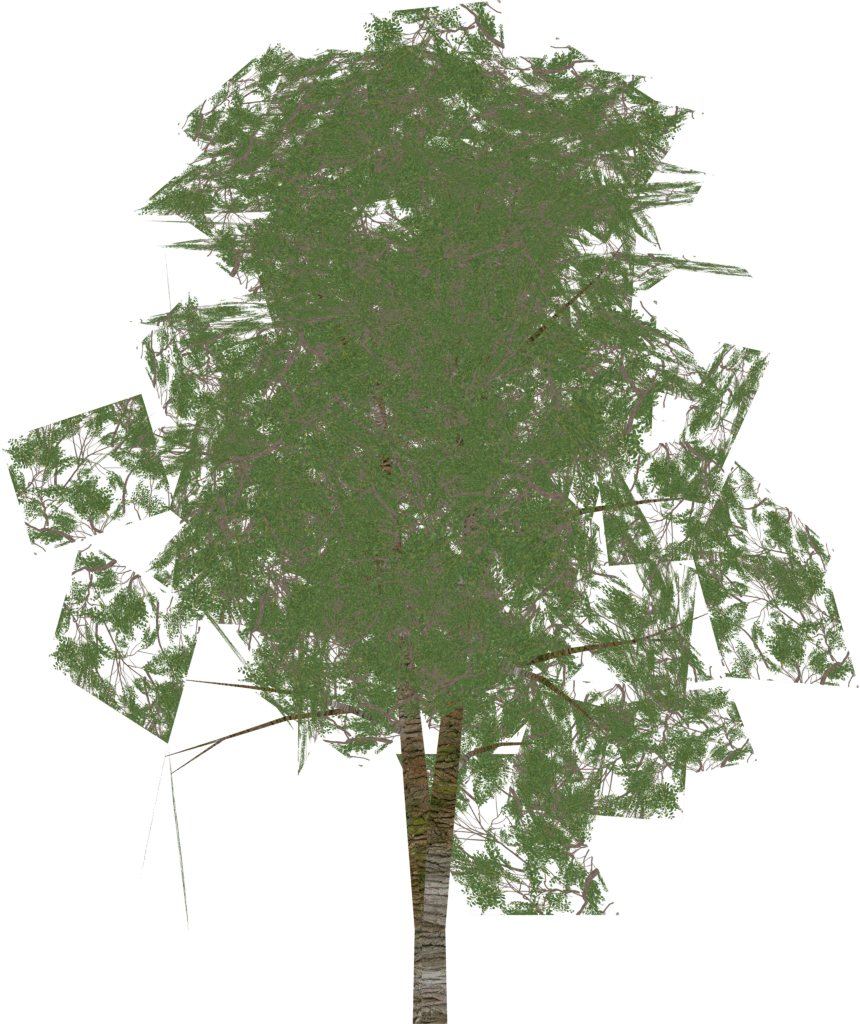
#> input picture unity/Assets/SecondFace/Kits/Trees/tex/card_broadleaf_1_crown.png, 860 x 1024 px, given in place of grass_medium_01_diff_2k.jpg, which was not available; the run also reads 1 picture not shown here
$ python tufts.py
#> lines starting #> are read from the running program, lines starting #| are printed output that depends on the picture; pictures that were not available may be replaced by others from this repository, and a replacement may not be noted
### tools/unity/assets.py
#!/usr/bin/env python3
"""Fetches the Unity game's external CC0 texture library from Poly Haven and prepares it for the engine.

    python3 tools/unity/assets.py             # fetch and process what is missing
    python3 tools/unity/assets.py --force     # redo everything
    python3 tools/unity/assets.py --only sand,rock

Writes unity/Assets/External/Textures/<key>/<key>_{d.jpg,n.png,mask.png,h.png} at 2 K plus deterministic .meta
files (GUID = md5 of the asset path, so materials and prefabs can reference them across machines and CI runs),
unity/Assets/External/library.json (the manifest the editor scripts read) and unity/Assets/External/CREDITS.md.
The folder is not committed (docs/PORT.md §4: assets are fetched by manifest); CI caches it by the hash of this file.

Maps: d = base colour (sRGB), n = normal (OpenGL +Y, what Unity expects), mask = R metallic, G occlusion, B height,
A smoothness (the Terrain layer mask layout; URP Lit reads metallic/smoothness from R/A and occlusion from G of the
same texture), h = height alone for parallax.
"""
import argparse, hashlib, io, json, os, sys, urllib.request

ROOT = os.path.abspath(os.path.join(os.path.dirname(__file__), '..', '..'))
OUT = os.path.join(ROOT, 'unity', 'Assets', 'External')
TEX = os.path.join(OUT, 'Textures')
API = 'https://api.polyhaven.com/files/'
RES = '2k'
SIZE = 2048

# key: (polyhaven id, metres per tile, use, note). All CC0 (Poly Haven).
LIBRARY = {
    # terrain layers by region (docs/WORLD.md §2)
    'sand':        ('sandy_gravel_02',        4.0, 'terrain', 'the Sallow: desert sand and grit'),
    'scrub_soil':  ('dry_ground_01',          4.0, 'terrain', 'the Sallow: dry ground between scrub'),
    'salt':        ('dry_mud_field_001',      5.0, 'terrain', 'the Sallow: salt pan (tinted in the layer)'),
    'cracked':     ('cracked_red_ground',     4.0, 'terrain', 'the Glass Flats: cracked earth'),
    'glass':       ('aerial_rocks_02',        4.0, 'terrain', 'the Glass Flats: fused crust (dark rock base)'),
    'rubble':      ('concrete_debris',        3.0, 'terrain', 'ruins and the Dead Ring'),
    'asphalt':     ('asphalt_02',             4.0, 'terrain', 'roads'),
    'gravel':      ('gravel',                 3.0, 'terrain', 'rail beds and yards'),
    'mud':         ('brown_mud_02',           4.0, 'terrain', 'the Drowned Shore and the Wet'),
    'coast':       ('coast_sand_01',          4.0, 'terrain', 'the Drowned Shore: wet sand'),
    'grass':       ('aerial_grass_rock',      5.0, 'terrain', 'surviving green over rock'),
    'grass_dry':   ('grass_path_2',           4.0, 'terrain', 'dry grass'),
    'forest':      ('forest_floor',           4.0, 'terrain', 'the Teeth: pine litter'),
    'snow':        ('snow_03',                4.0, 'terrain', 'the Teeth: old granular snow on the heights'),
    'stony_ground': ('dry_ground_rocks',      4.0, 'terrain', 'the Teeth: stony mountain soil'),
    'trail':       ('rocky_trail',            4.0, 'terrain', 'tracks and trails (road strips)'),
    'burned':      ('burned_ground_01',       4.0, 'terrain', 'the Ashlands'),
    'rock':        ('cliff_side',             6.0, 'terrain', 'cliffs and steep slopes: layered sandstone'),
    'bark_pine':   ('pine_bark',              2.0, 'tree', 'conifer bark (the Teeth)'),
    'bark_brown':  ('bark_brown_02',          2.0, 'tree', 'broadleaf bark'),
    'bark_willow': ('bark_willow_02',         2.0, 'tree', 'wash trees'),
    # architecture (the kits, docs/DESIGN_UNITY.md §3)
    'concrete':    ('concrete_floor_worn_001', 2.0, 'surface', 'shelter floors'),
    'concrete_wall': ('concrete_wall_006',    2.0, 'surface', 'shelter and city walls'),
    'painted':     ('painted_concrete',       2.0, 'surface', 'painted concrete'),
    'metal_plate': ('metal_plate',            1.5, 'surface', 'diamond-plate steel (grates, treads, hatch rims)'),
    'steel':       ('metal_plate_02',         1.5, 'surface', 'plain steel plate (pipes, frames, doors)'),
    'steel_painted': ('painted_metal_shutter', 1.5, 'surface', 'painted steel (lockers, fixtures, terminals)'),
    'rust':        ('rusty_metal_02',         1.5, 'surface', 'rusted steel'),
    'scrap':       ('rusty_metal_sheet',      1.5, 'surface', 'scrap sheet'),
    'tin':         ('corrugated_iron_02',     1.0, 'surface', 'corrugated iron roofs'),
    'adobe':       ('clay_plaster',           2.0, 'surface', 'frontier adobe'),
    'brick':       ('brick_wall_02',          2.0, 'surface', 'brick'),
    'planks':      ('weathered_planks',       2.0, 'surface', 'weathered timber'),
    'wood_floor':  ('wood_floor_worn',        2.0, 'surface', 'worn wooden floors'),
    'tiles':       ('floor_tiles_06',         1.5, 'surface', 'tiled floors'),
    'grate':       ('rusty_metal_grid',       1.0, 'surface', 'grating'),
    'canvas':      ('terlenka',               1.0, 'surface', 'canvas and tarps: a bleached plain weave (the blue denim read as new jeans)'),
    'burlap':      ('hessian_230',            0.8, 'surface', 'sacking: sandbags, mattresses, sacks'),
    'moss':        ('concrete_moss',          2.0, 'surface', 'overgrown concrete'),
}
MAPS = {'d': 'Diffuse', 'n': 'nor_gl', 'arm': 'arm', 'h': 'Displacement'}


# [12 lines left out: functions fetch, file_url, not called in this run]


def guid_for(rel):
    return hashlib.md5(('second-face:' + rel).encode()).hexdigest()


def meta(rel, kind):
    """A TextureImporter meta with a stable GUID; the Editor post-processor completes the platform settings."""
    normal = kind == 'n'
    linear = kind in ('n', 'mask', 'h')
    return (
        'fileFormatVersion: 2\n'
        f'guid: {guid_for(rel)}\n'
        'TextureImporter:\n'
        '  internalIDToNameTable: []\n'
        '  externalObjects: {}\n'
        '  serializedVersion: 13\n'
        '  mipmaps:\n'
        '    mipMapMode: 0\n'
        '    enableMipMap: 1\n'
        '    sRGBTexture: ' + ('0' if linear else '1') + '\n'
        '    linearTexture: 0\n'
        '    fadeOut: 0\n'
        '    borderMipMap: 0\n'
        '    mipMapsPreserveCoverage: 0\n'
        '    alphaTestReferenceValue: 0.5\n'
        '    mipMapFadeDistanceStart: 1\n'
        '    mipMapFadeDistanceEnd: 3\n'
        '  bumpmap:\n'
        '    convertToNormalMap: 0\n'
        '    externalNormalMap: 0\n'
        '    heightScale: 0.25\n'
        '    normalMapFilter: 0\n'
        '    flipGreenChannel: 0\n'
        '  isReadable: 0\n'
        '  streamingMipmaps: 1\n'
        '  streamingMipmapsPriority: 0\n'
        '  vTOnly: 0\n'
        '  ignoreMipmapLimit: 0\n'
        '  grayScaleToAlpha: 0\n'
        '  generateCubemap: 6\n'
        '  cubemapConvolution: 0\n'
        '  seamlessCubemap: 0\n'
        '  textureFormat: 1\n'
        '  maxTextureSize: 2048\n'
        '  textureSettings:\n'
        '    serializedVersion: 2\n'
        '    filterMode: 2\n'
        '    aniso: 4\n'
        '    mipBias: 0\n'
        '    wrapU: 0\n'
        '    wrapV: 0\n'
        '    wrapW: 0\n'
        '  nPOTScale: 1\n'
        '  lightmap: 0\n'
        '  compressionQuality: 50\n'
        '  spriteMode: 0\n'
        '  spriteExtrude: 1\n'
        '  spriteMeshType: 1\n'
        '  alignment: 0\n'
        '  spritePivot: {x: 0.5, y: 0.5}\n'
        '  spritePixelsToUnits: 100\n'
        '  spriteBorder: {x: 0, y: 0, z: 0, w: 0}\n'
        '  spriteGenerateFallbackPhysicsShape: 1\n'
        '  alphaUsage: ' + ('1' if kind == 'mask' else '0') + '\n'
        '  alphaIsTransparency: 0\n'
        '  spriteTessellationDetail: -1\n'
        '  textureType: ' + ('1' if normal else '0') + '\n'
        '  textureShape: 1\n'
        '  singleChannelComponent: 0\n'
        '  flipbookRows: 1\n'
        '  flipbookColumns: 1\n'
        '  maxTextureSizeSet: 0\n'
        '  compressionQualitySet: 0\n'
        '  textureFormatSet: 0\n'
        '  ignorePngGamma: 0\n'
        '  applyGammaDecoding: 0\n'
        '  swizzle: 50462976\n'
        '  cookieLightType: 0\n'
        '  platformSettings:\n'
        '  - serializedVersion: 4\n'
        '    buildTarget: DefaultTexturePlatform\n'
        '    maxTextureSize: 2048\n'
        '    resizeAlgorithm: 0\n'
        '    textureFormat: -1\n'
        '    textureCompression: 1\n'
        '    compressionQuality: 50\n'
        '    crunchedCompression: 0\n'
        '    allowsAlphaSplitting: 0\n'
        '    overridden: 0\n'
        '    ignorePlatformSupport: 0\n'
        '    androidETC2FallbackOverride: 0\n'
        '    forceMaximumCompressionQuality_BC6H_BC7: 0\n'
        '  - serializedVersion: 4\n'
        '    buildTarget: Android\n'
        '    maxTextureSize: 2048\n'
        '    resizeAlgorithm: 0\n'
        '    textureFormat: ' + ('51' if kind == 'mask' else '50') + '\n'   # ASTC 6x6 (51 with alpha is the same block size)
        '    textureCompression: 1\n'
        '    compressionQuality: 50\n'
        '    crunchedCompression: 0\n'
        '    allowsAlphaSplitting: 0\n'
        '    overridden: 1\n'
        '    ignorePlatformSupport: 0\n'
        '    androidETC2FallbackOverride: 0\n'
        '    forceMaximumCompressionQuality_BC6H_BC7: 0\n'
        '  spriteSheet:\n'
        '    serializedVersion: 2\n'
        '    sprites: []\n'
        '    outline: []\n'
        '    customData: \n'
        '    physicsShape: []\n'
        '    bones: []\n'
        '    spriteID: \n'
        '    internalID: 0\n'
        '    vertices: []\n'
        '    indices: \n'
        '    edges: []\n'
        '    weights: []\n'
        '    secondaryTextures: []\n'
        '    spriteCustomMetadata:\n'
        '      entries: []\n'
        '    nameFileIdTable: {}\n'
        '  mipmapLimitGroupName: \n'
        '  pSDRemoveMatte: 0\n'
        '  userData: \n'
        '  assetBundleName: \n'
        '  assetBundleVariant: \n'
    )


def folder_meta(rel):
    return f'fileFormatVersion: 2\nguid: {guid_for(rel)}\nfolderAsset: yes\nDefaultImporter:\n  externalObjects: {{}}\n  userData: \n  assetBundleName: \n  assetBundleVariant: \n'


def write_meta(path, text):
    with open(path + '.meta', 'w') as f:
        f.write(text)


# Colour grades for terrain albedos, applied after flattening (in linear light): saturation, value, tint. The palette
# is harmonised by eye in contact sheets (step 17): the Sallow is pale and straw-coloured, not orange; colour contrast
# between neighbouring layers stays small, so the layers read as one ground that varies, not as camouflage.
GRADE = {
    'sand': (0.35, 1.1, (1.06, 1.0, 0.8)),
    'cracked': (0.5, 1.05, (1.04, 0.96, 0.86)),
    'stony_ground': (0.45, 1.05, (1.04, 1.0, 0.86)),
    'trail': (0.6, 1.05, (1.03, 1.0, 0.9)),
    'rock': (0.7, 1.0, (1.0, 1.0, 1.0)),
    'grass_dry': (0.9, 1.0, (1.0, 1.0, 1.0)),
    'coast': (0.8, 1.0, (1.0, 1.0, 1.0)),
}


# [107 lines left out: functions grade, flatten, process, main, not called in this run]


# [2 lines that do not run on import are left out]

### tools/unity/models.py
#!/usr/bin/env python3
"""Fetches CC0 glTF models (Poly Haven) for the world: trees, scrub, rocks, debris — the photoscan sources that
tools/unity/models_bake.py bakes to phone budgets. They go outside the Unity project (2.2 GB that the editor would
otherwise import on every run): .scans/models at the repository root (gitignored), or $MODELS_DIR. Only the baked
results are committed.

    python3 tools/unity/models.py [--force] [--only a,b]
"""
import argparse, hashlib, io, json, os, sys, urllib.request, zipfile

ROOT = os.path.abspath(os.path.join(os.path.dirname(__file__), '..', '..'))
OUT = os.environ.get('MODELS_DIR') or os.path.join(ROOT, '.scans', 'models')
API = 'https://api.polyhaven.com/files/'
RES = '2k'

# key: (polyhaven id, use, note)
LIBRARY = {
    # the Sallow and the Glass Flats: dry scrub, dead wood, boulders
    'quiver_tree_01': ('quiver_tree_01', 'tree', 'quiver tree (the Sallow)'),
    'quiver_tree_02': ('quiver_tree_02', 'tree', 'quiver tree (the Sallow)'),
    'dead_quiver_trunk': ('dead_quiver_trunk', 'tree', 'dead quiver trunk'),
    'dead_tree_trunk': ('dead_tree_trunk', 'tree', 'dead tree'),
    'dead_tree_trunk_02': ('dead_tree_trunk_02', 'tree', 'dead tree'),
    'tree_small_02': ('tree_small_02', 'tree', 'small tree (sheltered ground)'),
    'shrub_01': ('shrub_01', 'scrub', 'scrub'), 'shrub_02': ('shrub_02', 'scrub', 'scrub'), 'shrub_03': ('shrub_03', 'scrub', 'scrub'), 'shrub_04': ('shrub_04', 'scrub', 'scrub'),
    'wild_rooibos_bush': ('wild_rooibos_bush', 'scrub', 'dry bush'),
    'dry_branches_medium_01': ('dry_branches_medium_01', 'debris', 'dry branches'),
    'grass_medium_01': ('grass_medium_01', 'grass', 'grass clump (detail mesh)'),
    'grass_medium_02': ('grass_medium_02', 'grass', 'grass clump (detail mesh)'),
    'namaqualand_boulder_02': ('namaqualand_boulder_02', 'rock', 'boulder'),
    'namaqualand_boulder_03': ('namaqualand_boulder_03', 'rock', 'boulder'),
    'namaqualand_boulders_01': ('namaqualand_boulders_01', 'rock', 'boulder group'),
    'namaqualand_rocks_01': ('namaqualand_rocks_01', 'rock', 'rocks'),
    'namaqualand_stones_01': ('namaqualand_stones_01', 'rock', 'stones (scatter)'),
    'rock_07': ('rock_07', 'rock', 'rock'), 'rock_09': ('rock_09', 'rock', 'rock'),
    'boulder_01': ('boulder_01', 'rock', 'boulder'),
    # the Teeth and the Wet
    'pine_tree_01': ('pine_tree_01', 'tree', 'pine (the Teeth)'),
    'fir_tree_01': ('fir_tree_01', 'tree', 'fir (the Teeth)'),
    'pine_sapling_medium': ('pine_sapling_medium', 'tree', 'pine sapling'),
    'fir_sapling_medium': ('fir_sapling_medium', 'tree', 'fir sapling'),
    'tree_stump_01': ('tree_stump_01', 'debris', 'stump (logging)'),
    'fern_02': ('fern_02', 'scrub', 'fern (the Wet)'),
    'root_cluster_01': ('root_cluster_01', 'debris', 'roots'),
    # the Drowned Shore
    'coast_rocks_01': ('coast_rocks_01', 'rock', 'coast rocks'),
    'coast_land_rocks_02': ('coast_land_rocks_02', 'rock', 'coast rocks'),
}


# [4 lines left out: function fetch, not called in this run]


def guid_for(rel):
    return hashlib.md5(('second-face:' + rel).encode()).hexdigest()


def write_meta(path, text):
    with open(path + '.meta', 'w') as f:
        f.write(text)


def folder_meta(rel):
    return f'fileFormatVersion: 2\nguid: {guid_for(rel)}\nfolderAsset: yes\nDefaultImporter:\n  externalObjects: {{}}\n  userData: \n  assetBundleName: \n  assetBundleVariant: \n'


def default_meta(rel):
    return f'fileFormatVersion: 2\nguid: {guid_for(rel)}\nDefaultImporter:\n  externalObjects: {{}}\n  userData: \n  assetBundleName: \n  assetBundleVariant: \n'


# [78 lines left out: functions process, main, not called in this run]


# [2 lines that do not run on import are left out]

### tools/unity/tufts.py
#!/usr/bin/env python3
"""The terrain's detail cards (BUILD_PLAN step 19c), in unity/Assets/SecondFace/Textures/Detail (committed, with
deterministic metas):
- grass tufts: the Poly Haven grass_medium_01 atlas carries five whole tufts along its bottom edge (the rest is single
  blades). Four of them are cropped (boxes picked by eye) with their base on the bottom edge and written twice: dried
  out (the Sallow, the Ashlands; greyed a little, the scan's dry colour is straw-yellow) and green (the Wet, the shore),
  as tuft_<dry|green>_<n>.png;
- bush leaves: the tree kit's leaf-cluster and fir-branch cards (Kits/Trees/tex, made by kits/cards.py) graded to the
  grey-olive and grey-green of scrub-desert bushes, as bush_<leaf|needle>.png (DetailMeshes builds domes of them).
Every card has its colour bled into the transparent margin, so mip-mapped edges do not go dark.

    python3 tools/unity/models.py --only grass_medium_01   # the sources, if .scans/models is empty
    python3 tools/unity/tufts.py
"""
import os, sys
import numpy as np
from PIL import Image

HERE = os.path.dirname(os.path.abspath(__file__))
sys.path.insert(0, HERE)
import models as M  # noqa: E402
import assets as A  # noqa: E402

SRC = os.path.join(M.OUT, 'grass_medium_01', 'textures')
OUT = os.path.join(M.ROOT, 'unity', 'Assets', 'SecondFace', 'Textures', 'Detail')
REL = 'Assets/SecondFace/Textures/Detail'
SIZE = 256          # each card's height in pixels
# (x0, y0, x1, y1) in the 2048 px atlas
# bush cards: name -> (source card in Kits/Trees/tex, saturation, (r, g, b) multiplier, long side in pixels)
BUSHES = {
    'bush_leaf': ('card_broadleaf_cluster', 0.2, (1.04, 1.0, 0.8), 512),   # saltbush: small grey-olive leaves
    'bush_needle': ('card_fir_branch', 0.35, (1.0, 1.0, 0.84), 512),       # renosterbos: fine grey-green needles
}
TREES = os.path.join(M.ROOT, 'unity', 'Assets', 'SecondFace', 'Kits', 'Trees', 'tex')
BOXES = [(440, 1533, 973, 1801), (1213, 1547, 1640, 1761), (507, 1813, 1000, 2034), (1187, 1773, 1613, 2034)]   # bottoms trimmed: the atlas padding smears there


def bleed(rgba, steps=24):
    """Spreads opaque colours into transparent texels (alpha kept), so filtering never pulls in black."""
    a = rgba[..., 3] > 8
    rgb = rgba[..., :3].astype(np.float32)
    filled = a.copy()
    for _ in range(steps):
        acc = np.zeros_like(rgb); n = np.zeros(a.shape, np.float32)
        for dy, dx in ((1, 0), (-1, 0), (0, 1), (0, -1)):
            sh = np.roll(np.roll(filled, dy, 0), dx, 1)
            acc += np.roll(np.roll(rgb, dy, 0), dx, 1) * sh[..., None]; n += sh
        grow = (~filled) & (n > 0)
        rgb[grow] = acc[grow] / n[grow][:, None]
        filled |= grow
        if filled.all(): break
    out = rgba.copy(); out[..., :3] = np.clip(rgb, 0, 255).astype(np.uint8)
    return out


def grade(rgba, sat, mul, value=1.0):
    """Desaturates towards the luminance and multiplies by a colour (alpha kept)."""
    rgb = rgba[..., :3].astype(np.float32) / 255.0
    lum = (rgb * np.array([0.2126, 0.7152, 0.0722], np.float32)).sum(-1, keepdims=True)
    rgb = (lum + (rgb - lum) * sat) * np.array(mul, np.float32) * value
    out = rgba.copy(); out[..., :3] = np.clip(rgb * 255.0, 0, 255).astype(np.uint8)
    return out


def write(img, name):
    path = os.path.join(OUT, f'{name}.png')
    img.save(path, optimize=True)
    with open(path + '.meta', 'w') as f:
        f.write(A.meta(f'{REL}/{name}.png', 'd'))


def main():
    diff = Image.open(os.path.join(SRC, 'grass_medium_01_diff_2k.jpg')).convert('RGB')
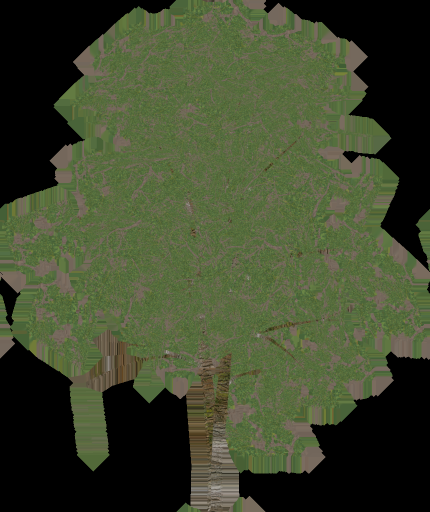
#> diff: PIL image 860x1024 RGB (shown at 1/2 size); mean R, G, B 63.2, 71.6, 45.7
    dry = Image.open(os.path.join(SRC, 'grass_medium_01_dry_diff_2k.png')).convert('RGB')
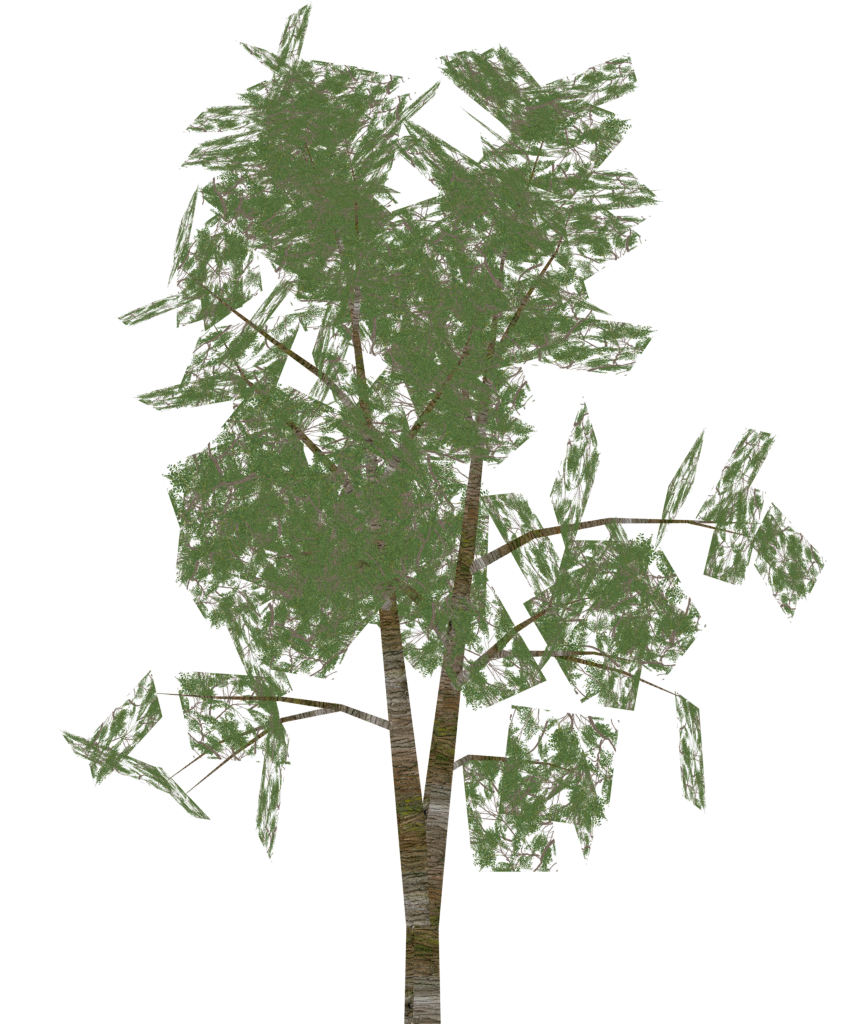
#> input picture unity/Assets/SecondFace/Kits/Trees/tex/card_broadleaf_2_crown.png, 845 x 1024 px, given in place of grass_medium_01_dry_diff_2k.png, which was not available
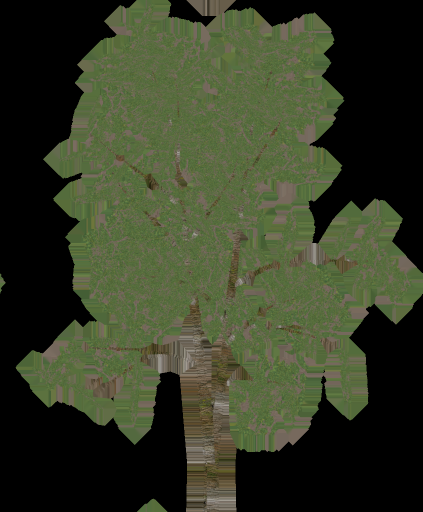
#> dry: PIL image 845x1024 RGB (shown at 1/2 size); mean R, G, B 53.6, 60.1, 38.5
    alpha = Image.open(os.path.join(SRC, 'grass_medium_01_alpha_2k.png')).convert('L')
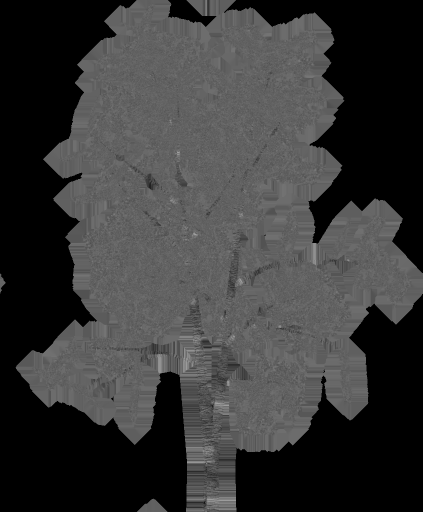
#> alpha: PIL image 845x1024 L (shown at 1/2 size); min 0, max 167, mean 55.7
    w, h = alpha.size
    # the four whole tufts, as boxes in the 2 K atlas (picked by eye: found automatically, the tufts merged with the long
    # blades that cross above them)
    tufts = [tuple(round(v * w / 2048) for v in b) for b in BOXES]
    os.makedirs(OUT, exist_ok=True)
    M.write_meta(os.path.join(M.ROOT, 'unity', 'Assets', 'SecondFace', 'Textures'), M.folder_meta('Assets/SecondFace/Textures'))
    M.write_meta(OUT, M.folder_meta(REL))
    for i, (x0, y0, x1, y1) in enumerate(tufts[:4]):
        a = np.array(alpha.crop((x0, y0, x1, y1)))
        for name, src in (('dry', dry), ('green', diff)):
            rgb = np.array(src.crop((x0, y0, x1, y1)))
            rgba = np.dstack([rgb, a]).astype(np.uint8)
            if name == 'dry':
                rgba = grade(rgba, 0.6, (1.0, 0.98, 0.92), 0.88)
            img = Image.fromarray(bleed(rgba), 'RGBA')
            scale = SIZE / img.height
            img = img.resize((max(8, round(img.width * scale)), SIZE), Image.LANCZOS)
            write(img, f'tuft_{name}_{i + 1}')
        print(f'tuft {i + 1}: {x1 - x0}x{y1 - y0} px at {x0},{y0}')
#> this loop made 4 passes
#> pass 1, in main, `a = np.array(alpha.crop((x0, y0, x1, y1)))`:
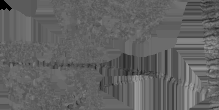
#> a: shape (110, 219); min 0, max 161, mean 97.8
#> pass 1, in write, `img.save(path, optimize=True)`:
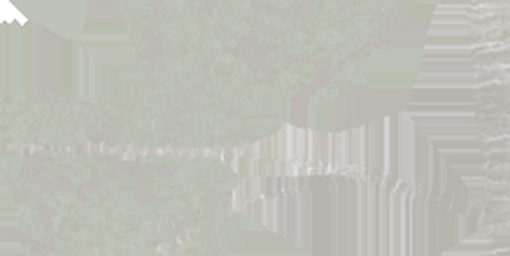
#> saved as tuft_dry_1.png: PIL image 510x256 RGBA; mean R, G, B, A 85.6, 87, 66.2, 97.8; transparent parts drawn white
#> pass 2, in main, `a = np.array(alpha.crop((x0, y0, x1, y1)))`:
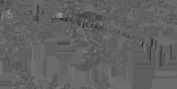
#> a: shape (89, 177); min 44, max 154, mean 98
#> (the rest of the program and of its run is left out)
